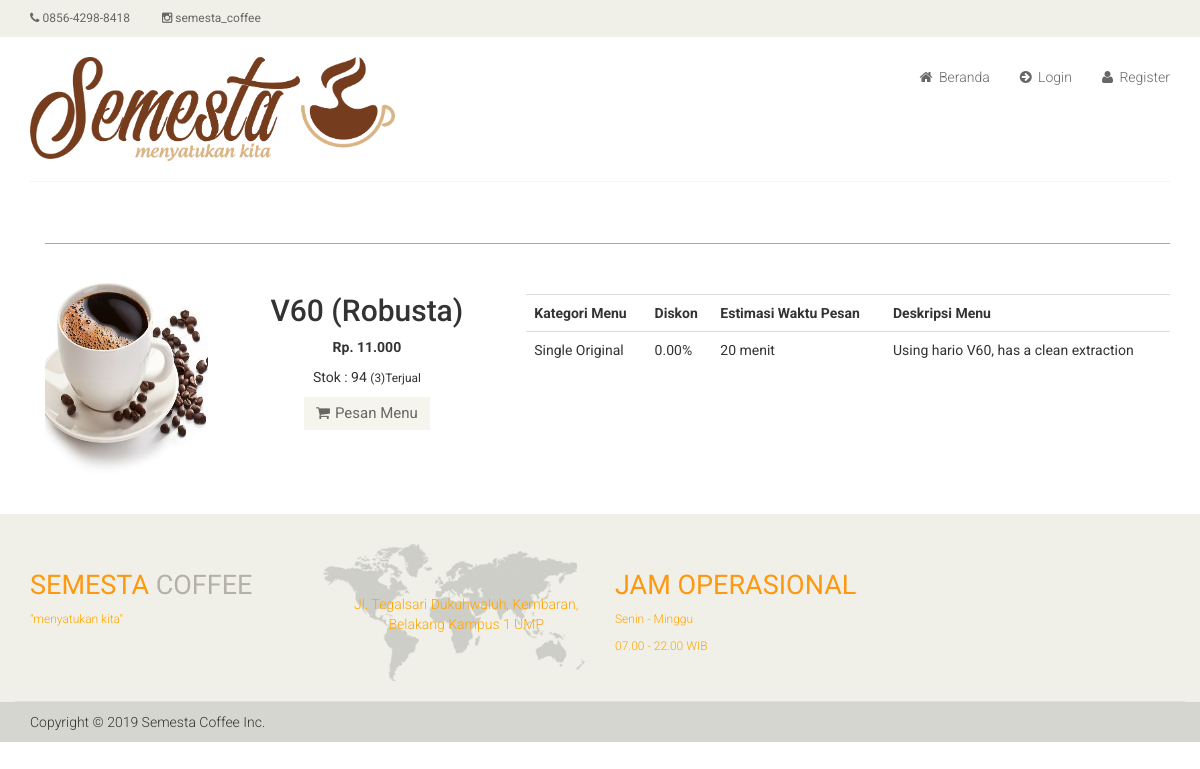
Screenshot of /?i=detail-barang&id=9 with the database file from the repository.
### tables this page shows
CREATE TABLE `m_barang` (
  `brg_id` int(11) NOT NULL,
  `judul` varchar(100) NOT NULL,
  `estimasi_menu` varchar(255) NOT NULL,
  `penerbit_id` int(11) DEFAULT NULL,
  `thn_terbit` varchar(100) DEFAULT NULL,
  `kota_terbit` varchar(100) DEFAULT NULL,
  `stok` int(11) NOT NULL,
  `jenis_id` int(11) DEFAULT NULL,
  `kategori_id` int(11) NOT NULL,
  `kategoriacc_id` int(11) DEFAULT NULL,
  `penulis_id` int(11) DEFAULT NULL,
  `harga_beli` int(11) NOT NULL,
  `harga_jual` int(11) NOT NULL,
  `jml_terjual` int(11) NOT NULL,
  `diskon` double(8,2) NOT NULL,
  `berat` double(8,2) DEFAULT NULL,
  `jml_halaman` int(11) DEFAULT NULL,
  `image` varchar(100) NOT NULL,
  `deskripsi` varchar(1000) NOT NULL
);

CREATE TABLE `l_kategori` (
  `kategori_id` int(11) NOT NULL,
  `kategori_name` varchar(100) NOT NULL
);

### dtl_barang.php (the view, shortened to what this page needs)
<section>
	<div class="container">
		<div class="row">
			<?php
			$sbuku = mysqli_query($koneksi, "SELECT * FROM m_barang a
								  			 LEFT OUTER JOIN l_kategori b on a.kategori_id = b.kategori_id
								  			 LEFT OUTER JOIN l_penerbit c on a.penerbit_id = c.penerbit_id
								  			 LEFT OUTER JOIN l_penulis d on a.penulis_id = d.penulis_id
											 WHERE brg_id = '$_GET[id]'");
			$hbuku = mysqli_fetch_array($sbuku);
			?>
			<div class="col-sm-12 padding-right">
				<div class="category-tab">
					<div class="col-sm-12">
						<ul class="nav nav-tabs">
						</ul>
					</div>
					<div class="tab-content">
						<div class="tab-pane fade active in">
							<div class="col-sm-2">
								<div class="">
									<div class="single-products">
										<div class="productinfo text-right">
											<img class="img img-responsive" src="<?php echo md5('admin') ?>/dist/img/buku/<?php echo $hbuku['image'] ?>" alt="" style="width:;height:200px;" />
										</div>
									</div>
								</div>
							</div>
							<div class="col-sm-3">
								<div class="">
									<div class="single-products">
										<div class="text-center">
											<h2><?php echo $hbuku['judul'] ?></h2>
											<?php
											$diskon = $hbuku['diskon'] / 100;
											if ($diskon > 0) {
												$harga = $hbuku['harga_jual'] * $diskon;
												$hrg = $hbuku['harga_jual'] - $harga;
												?>
												<font style="color:red"><b>Rp. <strike><?php echo number_format($hbuku['harga_jual'], 0, ",", ".") ?></strike></b></font>
												<font>&nbsp;&nbsp;</font>
												<font><b> Rp. <?php echo number_format($hrg, 0, ",", ".") ?></b></font>
												<p></p>
											<?php
											} else {
												?>
												<p><b>Rp. <?php echo number_format($hbuku['harga_jual'], 0, ",", ".") ?></b></p>
											<?php
											}
											?>
											<p>Stok : <?php echo $hbuku['stok'] ?> <small>(<?php echo $hbuku['jml_terjual'] ?>)Terjual</small></p><a href="?i=<?php echo md5('beli') ?>&id=<?php echo $hbuku['brg_id'] ?>" class="btn btn-default add-to-cart"><i class="fa fa-shopping-cart"></i>Pesan Menu</a>
										</div>
									</div>
								</div>
							</div>
							<div class="col-sm-7">
								<div class="">
									<div class="single-products">
										<div class="table-responsive">
											<table class="table">
												<tr>
													<th>Kategori Menu</th>
													<th>Diskon</th>
													<th>Estimasi Waktu Pesan</th>
													<th>Deskripsi Menu</th>
												</tr>
												<tr>
													<td><?php echo $hbuku['kategori_name'] ?></td>
													<td><?php echo $hbuku['diskon'] ?>%</td>
													<td><?php echo $hbuku['estimasi_menu'] ?></td>
													<td><?php echo $hbuku['deskripsi'] ?></td>
												</tr>
											</table>
										</div>
									</div>
								</div>
							</div>
						</div>
					</div>
				</div>
			</div>
		</div>
	</div>
</section><br /><br />

### css/main.css (style rules this page uses)
body { font-family: 'Roboto', sans-serif; background:; position: relative; font-weight:400px; }
a { -webkit-transition: 300ms; -moz-transition: 300ms; -o-transition: 300ms; transition: 300ms; }
h1, h2, h3, h4, h5, h6 { font-family: 'Roboto', sans-serif; }
.padding-right { padding-right: 0; }
.single-products { position: relative; }
.productinfo img { width: 100%; }
.productinfo { position:relative; }
.add-to-cart { background:#F5F5ED; border: 0 none; border-radius: 0; color: #696763; font-family: 'Roboto', sans-serif; font-size: 15px; margin-bottom: 25px; }
.add-to-cart i { margin-right:5px; }
.category-tab { overflow: hidden; }
.category-tab ul { background: #40403E; border-bottom: 1px solid #FE980F; list-style: none outside none; margin: 0 0 30px; padding: 0; width: 100%; }

### rows the page displays
m_barang: image (picture), judul "V60 (Robusta)", harga_jual "11.000", stok "94", jml_terjual "3", kategori.kategori_name "Single Original", diskon "0.00", estimasi_menu "20 menit", deskripsi "Using hario V60, has a clean extraction"
